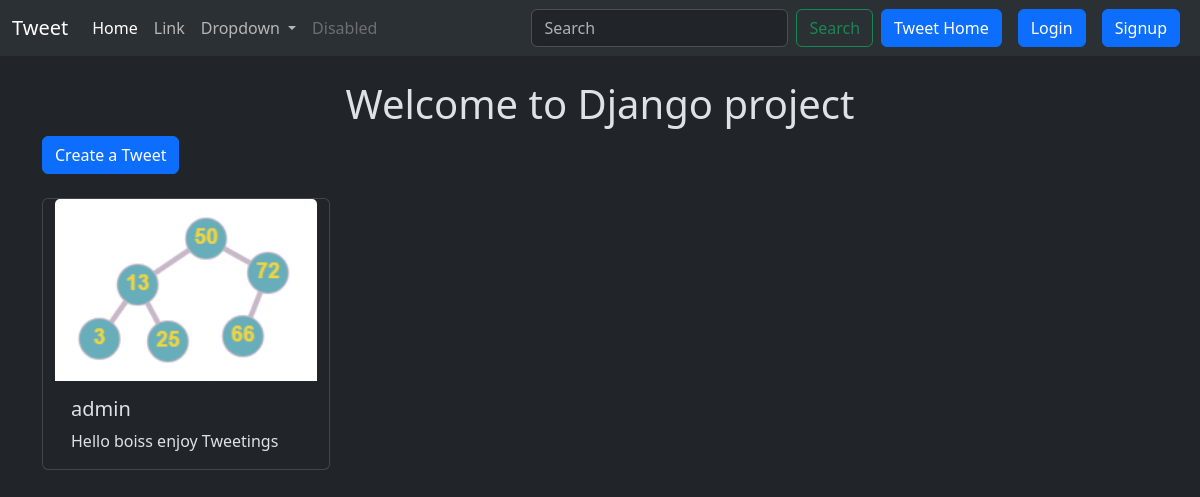
The app's page /tweet/, older data.
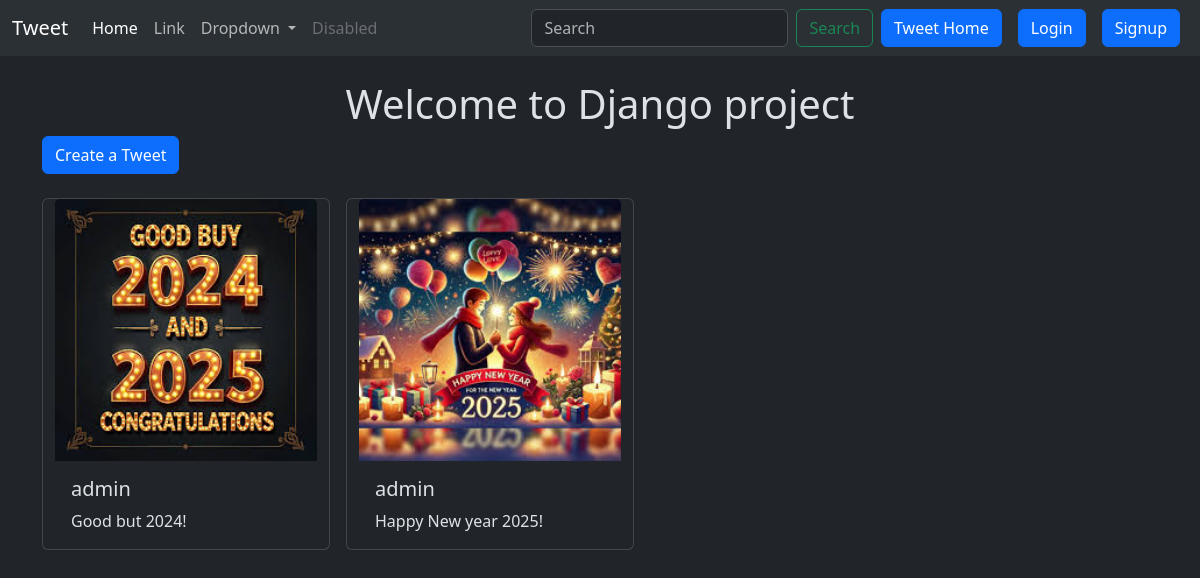
The same page, newer data.
### tweet/models.py (models this page shows, shortened)
class Tweet(models.Model):
    user = models.ForeignKey(User,on_delete= models.CASCADE)
    text = models.TextField(max_length=240)
    photo = models.ImageField(upload_to='photos/',blank=True,null=True)
    created_at = models.DateTimeField(auto_now_add=True)
    updated_at = models.DateTimeField(auto_now=True)

### tweet/views.py (the view)
# urls.py: path('', views.tweetList, name= "tweetList"),
def tweetList(request):
    tweets = Tweet.objects.all().order_by('-created_at')
    return render(request,"tweetsList.html",{"tweets":tweets})

### tweet/templates/tweetsList.html (shortened to what this page needs)
{% extends "layout.html" %}
{% block content %}
<h1 class ="text-center mt-4">
    Welcome to Django project</h1>
    <a  class = "btn btn-primary mb-4"  href="{% url "tweetCreate" %}"> Create a Tweet</a>
    <div class="container row gap-3">
        {% for tweet in tweets %}
        <div class="card" style="width: 18rem;">
            <img src="{{tweet.photo.url}}" class="card-img-top" alt="...">
            <div class="card-body">
              <h5 class="card-title">{{tweet.user.username}}</h5>
              <p class="card-text">{{tweet.text}}</p>
            </div>
          </div>
        {% endfor %}
    </div>
{% endblock content %}

Row changes from the older to the newer data that the page shows:
removed Tweet: photo (picture), user.username "admin", text "Hello boiss enjoy Tweetings"
added Tweet: photo (picture), user.username "admin", text "Good but 2024!"
added Tweet: photo (picture), user.username "admin", text "Happy New year 2025!"
